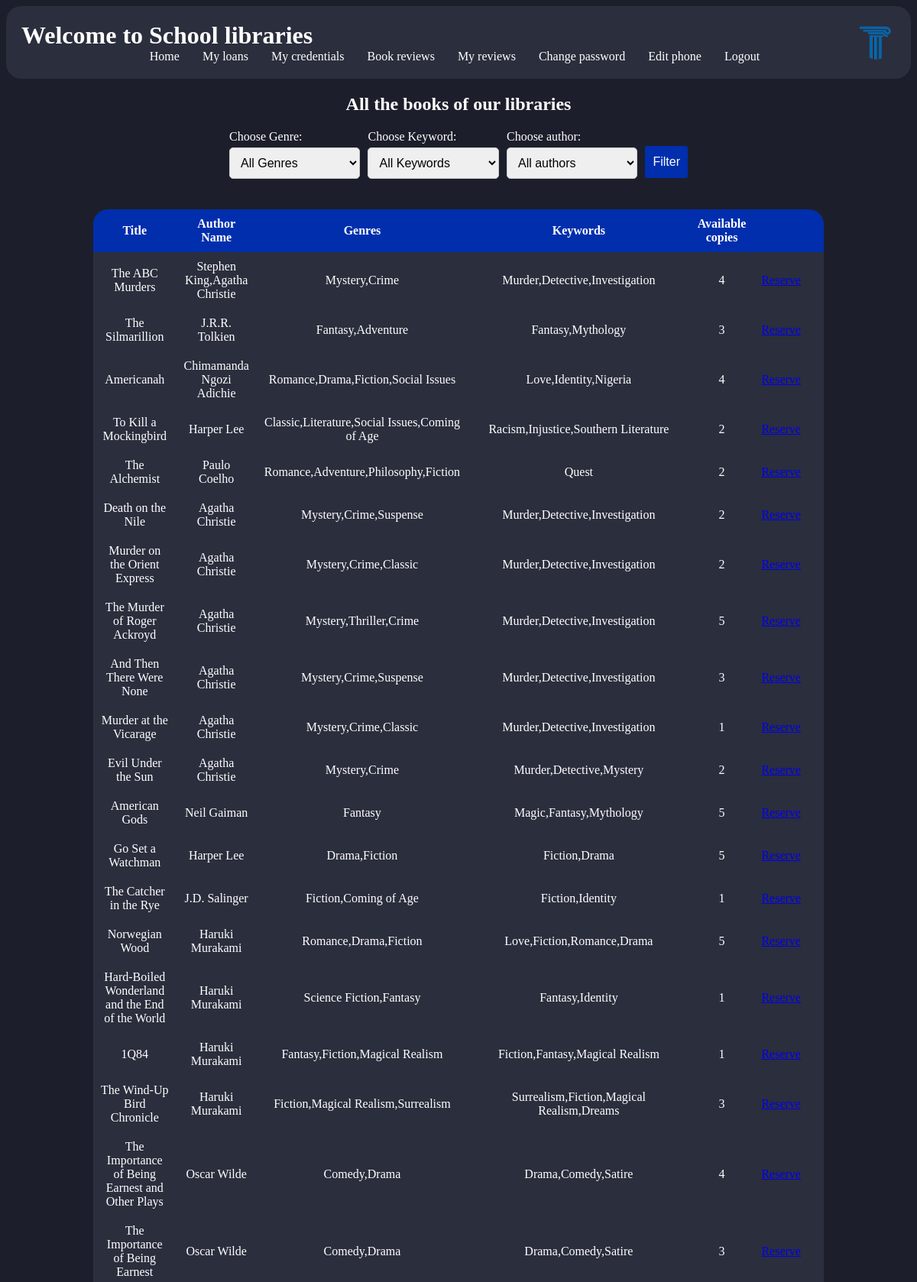
The page /student/home.php (signed in, upper part) on the database its author committed.
### tables this page shows
CREATE TABLE if not exists book(
    ISBN CHAR(13) NOT NULL,
    title VARCHAR(150) NOT NULL CHECK(CHAR_LENGTH(title)>=2),
    publisher VARCHAR(100) NOT NULL CHECK(CHAR_LENGTH(publisher)>=2),
    page_number INT NOT NULL CHECK(page_number>0),
    book_language VARCHAR(25) NOT NULL CHECK(CHAR_LENGTH(book_language)>2),
    summary TEXT NOT NULL,
    cover_image VARCHAR(255) NOT NULL,
    PRIMARY KEY(ISBN)
);

### student/home.php (the view, shortened to what this page needs)
<!DOCTYPE html>
<html>
<head>
	<link rel="stylesheet" type="text/css" href="styling.css">
</head>
<body>
	<header>
		<h1>Welcome to School libraries</h1>
		<nav class="navbar">
		    <img src="logo.png" alt="Logo" class="logo">
			<ul>
				<li><a href="home.php">Home</a></li>
				<li><a href="my_loans.php">My loans</a></li>
				<li><a href="my_credentials.php">My credentials</a></li>
                <li><a href="reviews.php">Book reviews</a></li>
				<li><a href="my_reviews.php">My reviews</a></li>
				<li><a href="change_password.php">Change password</a></li>
				<li><a href="edit-phone.php">Edit phone</a></li>
				<li><a href="logout.php">Logout</a></li>
			</ul>
		</nav>
	</header>
	<main>
		<section>
			<div class="center-heading">
        		<h2>All the books of our libraries</h2>
    		</div>
   		 <?php
		 if (isset($_SESSION['user_id'])) {
			$userID = $_SESSION['user_id'];
			$conn = OpenCon();
			if ($_SERVER['REQUEST_METHOD'] == 'POST') {
				$genre = $_POST['genre'];
				$keyword = $_POST['keyword'];
				$author = $_POST['author_id'];
				$query = "SELECT n.ISBN, n.title, all_authors, genres, keywords, n.avail_copies FROM all_books_by_genre_keyword a JOIN number_of_avail_cop_per_school n JOIN school_user u ON u.school_id = n.school_id ON a.ISBN = n.ISBN WHERE u.user_id = $userID AND";
				if (!empty($genre)) {
					$query .= " genres LIKE '%$genre%' AND";
				}
				if (!empty($keyword)) {
					$query .= " keywords LIKE '%$keyword%' AND";
				}
				if (!empty($author)) {
					$query .= " FIND_IN_SET($author, a.author_id) AND";
				}
				$query .= " 1=1 ORDER BY n.ISBN";
			} else {
				$query = "SELECT n.ISBN, n.title, all_authors, genres, keywords, n.avail_copies FROM all_books_by_genre_keyword a JOIN number_of_avail_cop_per_school n JOIN school_user u ON u.school_id = n.school_id ON a.ISBN = n.ISBN WHERE u.user_id = $userID ORDER BY n.ISBN";
			}
			$result = mysqli_query($conn, $query);
			echo '<form method="POST" class="filter-form">';
			echo '<div class="form-group">';
			echo '<label for="genre">Choose Genre:</label>';
			echo '<select name="genre" id="genre">';
			echo '<option value="">All Genres</option>';
			echo '</select>';
			echo '</div>';
			echo '<div class="form-group">';
			echo '<label for="keyword">Choose Keyword:</label>';
			echo '<select name="keyword" id="keyword">';
			echo '<option value="">All Keywords</option>';
			echo '</select>';
			echo '</div>';
			echo '<div class="form-group">';
			echo '<label for="author">Choose author:</label>';
			echo '<div class="select-wrapper">';
			echo '<select name="author_id" id="author">';
			echo '<option value="">All authors</option>';
			echo '</select>';
			echo '</div>';
			echo '</div>';
			echo '<button type="submit" class="filter-button">Filter</button>';
			echo '</form>';
			if (mysqli_num_rows($result) == 0) {
				echo '<h1 class="error-message">No Books found!</h1>';
			} else {
				echo '<div class="table-responsive">';
				echo '<table class="table">';
				echo '<thead>';
				echo '<tr>';
				echo '<th>Title</th>';
				echo '<th>Author Name</th>';
				echo '<th>Genres</th>';
				echo '<th>Keywords</th>';
				echo '<th>Available copies</th>';
				echo '<th></th>';
				echo '<th></th>';
				echo '</tr>';
				echo '</thead>';
				echo '<tbody>';
				while ($row = mysqli_fetch_row($result)) {
					echo '<tr onclick="window.location.href=\'book_details.php?ISBN=' . urlencode($row[0]) . '\'">';
					echo '<td>' . $row[1] . '</td>';
					echo '<td>' . $row[2] . '</td>';
					echo '<td>' . $row[3] . '</td>';
					echo '<td>' . $row[4] . '</td>';
					echo '<td>' . $row[5] . '</td>';
					echo '<td>';
					echo '<a class="link" href="reserve.php?ISBN=' . urlencode($row[0]) . '">Reserve</a>';
					echo '</td>';
					echo '</tr>';
				}
				echo '</tbody>';
				echo '</table>';
				echo '</div>';
			}
		} else {
			$error = "Error during the creation of session. Please login again.";
		}
		?>
		</section>
	</main>
</body>
</html>

### student/styling.css (style rules this page uses)
body { background-color: #1c1f2b; color: #fff; border-radius: 20px; }
table { width: 80%; margin: 0 auto; text-align: center; background-color: #2b2e3d; color: #fff; font-size: 16px; margin-bottom: 20px; border-radius: 20px; border-collapse: collapse; }
table th:not(:first-child), table td { padding: 10px; }
table th { text-align: center; }
table td { text-align: center; }
thead th { background-color: #002ead; }
thead th:first-child { background-color: #002ead; border-top-left-radius: 20px; }
thead th:last-child { background-color: #002ead; border-top-right-radius: 20px; }
header { background-color: #2b2e3d; padding: 20px; border-radius: 20px; margin-bottom: 20px; }
h1 { color: #fff; margin: 0; }
.logo { position: absolute; top: 10px; right: 10px; width: 90px; height: 90px; border-radius: 50%; }
.navbar ul { list-style: none; margin: 0; padding: 0; display: flex; justify-content: center; }
.navbar ul li { margin-right: 10px; }
.navbar ul li a { color: #fff; text-decoration: none; padding: 10px; border-radius: 5px; }
.center-heading { text-align: center; margin-bottom: 20px; }
.filter-form { display: flex; justify-content: space-between; align-items: center; max-width: 600px; margin: 0 auto; margin-bottom: 20px; }
.form-group { flex: 1; margin-right: 10px; }
label { display: block; margin-bottom: 5px; }
select { width: 100%; padding: 10px; font-size: 16px; border-radius: 5px; border: 1px solid #ccc; margin-bottom: 20px; }
button { padding: 10px 20px; font-size: 16px; background-color: #002ead; color: #fff; border: none; border-radius: 5px; cursor: pointer; margin-bottom: 20px; }
.filter-form { display: flex; flex-wrap: wrap; }
.form-group { margin-right: 10px; }
.filter-button { display: block; margin: 0 auto; padding: 12px 10px; background-color: #002ead; color: white; border: none; border-radius: 3px; cursor: pointer; }

### rows shown on the page
book: title "The ABC Murders", row "Stephen King,Agatha Christie", row "Mystery,Crime", row "Murder,Detective,Investigation", row "4"
book: title "The Silmarillion", row "J.R.R. Tolkien", row "Fantasy,Adventure", row "Fantasy,Mythology", row "3"
book: title "Americanah", row "Chimamanda Ngozi Adichie", row "Romance,Drama,Fiction,Social Issues", row "Love,Identity,Nigeria", row "4"
book: title "To Kill a Mockingbird", row "Harper Lee", row "Classic,Literature,Social Issues,Coming of Age", row "Racism,Injustice,Southern Literature", row "2"
book: title "The Alchemist", row "Paulo Coelho", row "Romance,Adventure,Philosophy,Fiction", row "Quest", row "2"
book: title "Death on the Nile", row "Agatha Christie", row "Mystery,Crime,Suspense", row "Murder,Detective,Investigation", row "2"
book: title "Murder on the Orient Express", row "Agatha Christie", row "Mystery,Crime,Classic", row "Murder,Detective,Investigation", row "2"
book: title "The Murder of Roger Ackroyd", row "Agatha Christie", row "Mystery,Thriller,Crime", row "Murder,Detective,Investigation", row "5"
book: title "And Then There Were None", row "Agatha Christie", row "Mystery,Crime,Suspense", row "Murder,Detective,Investigation", row "3"
book: title "Murder at the Vicarage", row "Agatha Christie", row "Mystery,Crime,Classic", row "Murder,Detective,Investigation", row "1"
book: title "Evil Under the Sun", row "Agatha Christie", row "Mystery,Crime", row "Murder,Detective,Mystery", row "2"
book: title "American Gods", row "Neil Gaiman", row "Fantasy", row "Magic,Fantasy,Mythology", row "5"
book: title "Go Set a Watchman", row "Harper Lee", row "Drama,Fiction", row "Fiction,Drama", row "5"
book: title "The Catcher in the Rye", row "J.D. Salinger", row "Fiction,Coming of Age", row "Fiction,Identity", row "1"
book: title "Norwegian Wood", row "Haruki Murakami", row "Romance,Drama,Fiction", row "Love,Fiction,Romance,Drama", row "5"
book: title "Hard-Boiled Wonderland and the End of the World", row "Haruki Murakami", row "Science Fiction,Fantasy", row "Fantasy,Identity", row "1"
book: title "1Q84", row "Haruki Murakami", row "Fantasy,Fiction,Magical Realism", row "Fiction,Fantasy,Magical Realism", row "1"
book: title "The Wind-Up Bird Chronicle", row "Haruki Murakami", row "Fiction,Magical Realism,Surrealism", row "Surrealism,Fiction,Magical Realism,Dreams", row "3"
book: title "The Importance of Being Earnest and Other Plays", row "Oscar Wilde", row "Comedy,Drama", row "Drama,Comedy,Satire", row "4"
book: title "The Importance of Being Earnest", row "Oscar Wilde", row "Comedy,Drama", row "Drama,Comedy,Satire", row "3"
